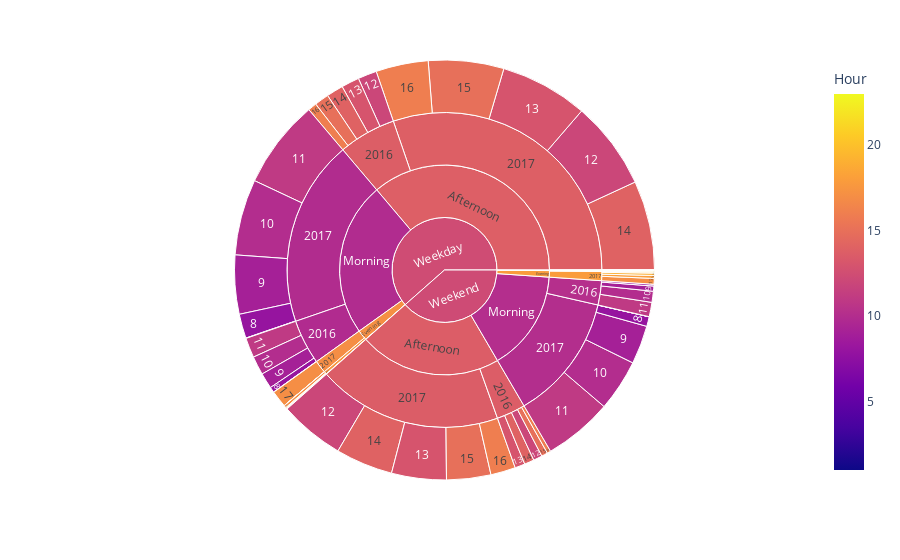

The code cell stored with this chart in its notebook:
### Code cell
fig = px.sunburst(df,
    path=['DayType', 'Daypart', 'Year', 'Hour'],
    values='TransactionNo',
    color='Hour'  # Change the color parameter to 'Hour'
)

fig.show()

### Figure 1 — Plotly figure (JSON) as saved in the notebook; plotly's stock layout.template omitted (floating-point values rounded to 4 significant figures)
{"data": [{"branchvalues": "total", "customdata": [[1], [7], [7], [7], [8], [8], [8], [8], [9], [9], [9], [9], [10], [10], [10], [10], [11], [11], [11], [11], [12], [12], [12], [12], [13], [13], [13], [13], [14], [14], [14], [14], [15], [15], [15], [15], [16], [16], [16], [16], [17], [17], [17], [17], [18], [18], [18], [18], [19], [19], [19], [20], [20], [20], [20], [21], [21], [22], [22], [23], [23], [13.69], [13.63], [17.53], [18.43], [9.876], [10.17], [21], [13.79], [13.63], [17.02], [17.9], [9.92], [10.06], [22.41], [22.0], [13.77], [13.63], [17.11], [17.93], [9.911], [10.08], [22.41], [21.96], [12.37], [12.33]], "domain": {"x": [0, 1], "y": [0, 1]}, "hovertemplate": "labels=%{label}<br>TransactionNo=%{value}<br>parent=%{parent}<br>id=%{id}<br>Hour=%{color}<extra></extra>", "ids": ["Weekend/Morning/2017/1", "Weekday/Morning/2016/7", "Weekday/Morning/2017/7", "Weekend/Morning/2017/7", "Weekday/Morning/2016/8", "Weekend/Morning/2016/8", "Weekday/Morning/2017/8", "Weekend/Morning/2017/8", "Weekday/Morning/2016/9", "Weekend/Morning/2016/9", "Weekday/Morning/2017/9", "Weekend/Morning/2017/9", "Weekday/Morning/2016/10", "Weekend/Morning/2016/10", "Weekday/Morning/2017/10", "Weekend/Morning/2017/10", "Weekday/Morning/2016/11", "Weekend/Morning/2016/11", "Weekday/Morning/2017/11", "Weekend/Morning/2017/11", "Weekday/Afternoon/2016/12", "Weekend/Afternoon/2016/12", "Weekday/Afternoon/2017/12", "Weekend/Afternoon/2017/12", "Weekday/Afternoon/2016/13", "Weekend/Afternoon/2016/13", "Weekday/Afternoon/2017/13", "Weekend/Afternoon/2017/13", "Weekday/Afternoon/2016/14", "Weekend/Afternoon/2016/14", "Weekday/Afternoon/2017/14", "Weekend/Afternoon/2017/14", "Weekday/Afternoon/2016/15", "Weekend/Afternoon/2016/15", "Weekday/Afternoon/2017/15", "Weekend/Afternoon/2017/15", "Weekday/Afternoon/2016/16", "Weekend/Afternoon/2016/16", "Weekday/Afternoon/2017/16", "Weekend/Afternoon/2017/16", "Weekday/Evening/2016/17", "Weekend/Evening/2016/17", "Weekday/Evening/2017/17", "Weekend/Evening/2017/17", "Weekday/Evening/2016/18", "Weekend/Evening/2016/18", "Weekday/Evening/2017/18", "Weekend/Evening/2017/18", "Weekday/Evening/2016/19", "Weekend/Evening/2016/19", "Weekend/Evening/2017/19", "Weekday/Evening/2016/20", "Weekend/Evening/2016/20", "Weekday/Evening/2017/20", "Weekend/Evening/2017/20", "Weekend/Night/2016/21", "Weekend/Night/2017/21", "Weekday/Night/2017/22", "Weekend/Night/2017/22", "Weekday/Night/2017/23", "Weekend/Night/2017/23", "Weekday/Afternoon/2016", "Weekend/Afternoon/2016", "Weekday/Evening/2016", "Weekend/Evening/2016", "Weekday/Morning/2016", "Weekend/Morning/2016", "Weekend/Night/2016", "Weekday/Afternoon/2017", "Weekend/Afternoon/2017", "Weekday/Evening/2017", "Weekend/Evening/2017", "Weekday/Morning/2017", "Weekend/Morning/2017", "Weekday/Night/2017", "Weekend/Night/2017", "Weekday/Afternoon", "Weekend/Afternoon", "Weekday/Evening", "Weekend/Evening", "Weekday/Morning", "Weekend/Morning", "Weekday/Night", "Weekend/Night", "Weekday", "Weekend"], "labels": ["1", "7", "7", "7", "8", "8", "8", "8", "9", "9", "9", "9", "10", "10", "10", "10", "11", "11", "11", "11", "12", "12", "12", "12", "13", "13", "13", "13", "14", "14", "14", "14", "15", "15", "15", "15", "16", "16", "16", "16", "17", "17", "17", "17", "18", "18", "18", "18", "19", "19", "19", "20", "20", "20", "20", "21", "21", "22", "22", "23", "23", "2016", "2016", "2016", "2016", "2016", "2016", "2016", "2017", "2017", "2017", "2017", "2017", "2017", "2017", "2017", "Afternoon", "Afternoon", "Evening", "Evening", "Morning", "Morning", "Night", "Night", "Weekday", "Weekend"], "marker": {"coloraxis": "coloraxis", "colors": [1, 7, 7, 7, 8, 8, 8, 8, 9, 9, 9, 9, 10, 10, 10, 10, 11, 11, 11, 11, 12, 12, 12, 12, 13, 13, 13, 13, 14, 14, 14, 14, 15, 15, 15, 15, 16, 16, 16, 16, 17, 17, 17, 17, 18, 18, 18, 18, 19, 19, 19, 20, 20, 20, 20, 21, 21, 22, 22, 23, 23, 13.69, 13.63, 17.53, 18.43, 9.876, 10.17, 21, 13.79, 13.63, 17.02, 17.9, 9.92, 10.06, 22.41, 22.0, 13.77, 13.63, 17.11, 17.93, 9.911, 10.08, 22.41, 21.96, 12.37, 12.33]}, "name": "", "parents": ["Weekend/Morning/2017", "Weekday/Morning/2016", "Weekday/Morning/2017", "Weekend/Morning/2017", "Weekday/Morning/2016", "Weekend/Morning/2016", "Weekday/Morning/2017", "Weekend/Morning/2017", "Weekday/Morning/2016", "Weekend/Morning/2016", "Weekday/Morning/2017", "Weekend/Morning/2017", "Weekday/Morning/2016", "Weekend/Morning/2016", "Weekday/Morning/2017", "Weekend/Morning/2017", "Weekday/Morning/2016", "Weekend/Morning/2016", "Weekday/Morning/2017", "Weekend/Morning/2017", "Weekday/Afternoon/2016", "Weekend/Afternoon/2016", "Weekday/Afternoon/2017", "Weekend/Afternoon/2017", "Weekday/Afternoon/2016", "Weekend/Afternoon/2016", "Weekday/Afternoon/2017", "Weekend/Afternoon/2017", "Weekday/Afternoon/2016", "Weekend/Afternoon/2016", "Weekday/Afternoon/2017", "Weekend/Afternoon/2017", "Weekday/Afternoon/2016", "Weekend/Afternoon/2016", "Weekday/Afternoon/2017", "Weekend/Afternoon/2017", "Weekday/Afternoon/2016", "Weekend/Afternoon/2016", "Weekday/Afternoon/2017", "Weekend/Afternoon/2017", "Weekday/Evening/2016", "Weekend/Evening/2016", "Weekday/Evening/2017", "Weekend/Evening/2017", "Weekday/Evening/2016", "Weekend/Evening/2016", "Weekday/Evening/2017", "Weekend/Evening/2017", "Weekday/Evening/2016", "Weekend/Evening/2016", "Weekend/Evening/2017", "Weekday/Evening/2016", "Weekend/Evening/2016", "Weekday/Evening/2017", "Weekend/Evening/2017", "Weekend/Night/2016", "Weekend/Night/2017", "Weekday/Night/2017", "Weekend/Night/2017", "Weekday/Night/2017", "Weekend/Night/2017", "Weekday/Afternoon", "Weekend/Afternoon", "Weekday/Evening", "Weekend/Evening", "Weekday/Morning", "Weekend/Morning", "Weekend/Night", "Weekday/Afternoon", "Weekend/Afternoon", "Weekday/Evening", "Weekend/Evening", "Weekday/Morning", "Weekend/Morning", "Weekday/Night", "Weekend/Night", "Weekday", "Weekend", "Weekday", "Weekend", "Weekday", "Weekend", "Weekday", "Weekend", "", ""], "type": "sunburst", "values": [4090, 19991, 27075, 5890, 388018, 129688, 1746641, 698319, 1127037, 366858, 4240193, 2774448, 1345212, 797694, 5467736, 3715530, 1427492, 1028332, 6382593, 4960820, 1355808, 635342, 6353658, 4695658, 1289262, 722451, 6323918, 3937253, 1213262, 704493, 6435861, 4123775, 1034840, 444581, 5424256, 3183241, 628985, 264702, 3771742, 1787703, 171731, 24381, 1200096, 416298, 52143, 3093, 9786, 207587, 38183, 16900, 168302, 4269, 16924, 5459, 78315, 3387, 9637, 18896, 57850, 13177, 9648, 5522157, 2771569, 266326, 61298, 4307750, 2322572, 3387, 28309435, 17727630, 1215341, 870502, 17864238, 12159097, 32073, 77135, 33831592, 20499199, 1481667, 931800, 22171988, 14481669, 32073, 80522, 57517320, 35993190]}], "layout": {"coloraxis": {"colorbar": {"title": {"text": "Hour"}}, "colorscale": [[0, "#0d0887"], [0.1111, "#46039f"], [0.2222, "#7201a8"], [0.3333, "#9c179e"], [0.4444, "#bd3786"], [0.5556, "#d8576b"], [0.6667, "#ed7953"], [0.7778, "#fb9f3a"], [0.8889, "#fdca26"], [1, "#f0f921"]]}, "legend": {"tracegroupgap": 0}, "margin": {"t": 60}}}
